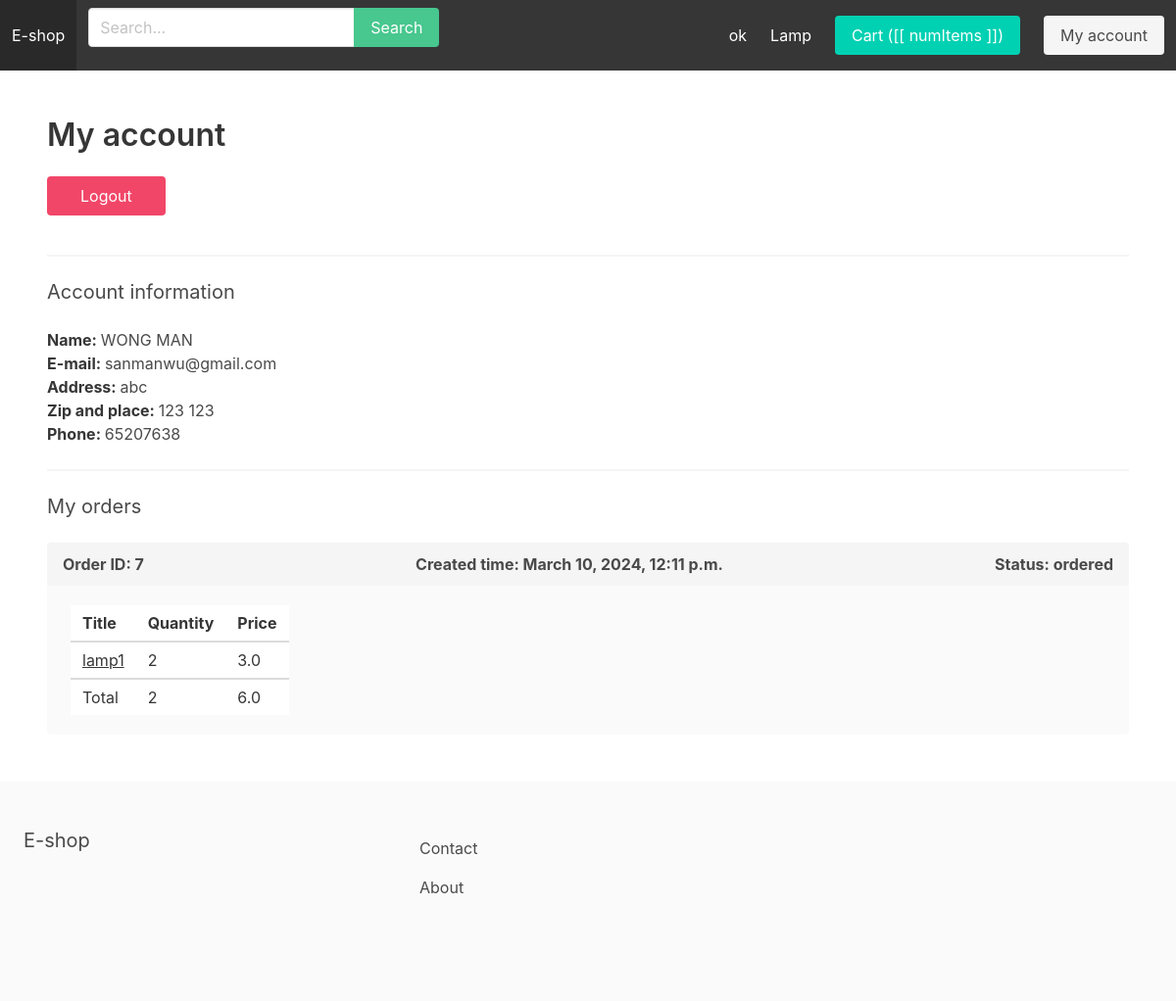
Screenshot of /myaccount/ (signed in) with the database file from the repository.
### apps/store/models.py (models this page shows, shortened)
class Category(models.Model):
    title = models.CharField(max_length=255)
    slug = models.SlugField(max_length=255)
    ordering = models.IntegerField(default=0)
    class Meta:
        verbose_name_plural = 'Categories'
        ordering = ('ordering',)

class Product(models.Model):
    category = models.ForeignKey(Category, related_name='products', on_delete=models.CASCADE)
    title = models.CharField(max_length=255)
    slug = models.SlugField(max_length=255)
    description = models.TextField(blank=True, null=True)
    price = models.FloatField()
    num_available = models.IntegerField(default=1)
    num_visits = models.IntegerField(default=0)
    last_visit = models.DateTimeField(blank=True, null=True)
    image = models.ImageField(upload_to='uploads/', blank=True, null=True)
    thumbnail = models.ImageField(upload_to='uploads/', blank=True, null=True)
    date_added = models.DateTimeField(auto_now_add=True)
    class Meta:
        ordering = ('-date_added',)
    """def save(self, *args, **kwargs):
        self.thumbnail = self.make_thumbnail(self.image)

        super().save(*args, **kwargs)"""

### apps/userprofile/models.py (models this page shows, shortened)
class Userprofile(models.Model):
    user = models.OneToOneField(User, related_name='userprofile', on_delete=models.CASCADE)
    address = models.CharField(max_length=255, blank=True, null=True)
    zipcode = models.CharField(max_length=255, blank=True, null=True)
    place = models.CharField(max_length=255, blank=True, null=True)
    phone = models.CharField(max_length=255, blank=True, null=True)

### apps/order/models.py (models this page shows, shortened)
class Order(models.Model):
    ORDERED = 'ordered'
    SHIPPED = 'shipped'
    ARRIVED = 'arrived'
    STATUS_CHOICES = (
        (ORDERED, 'Ordered'),
        (SHIPPED, 'Shipped'),
        (ARRIVED, 'Arrived')
    )
    user = models.ForeignKey(User, related_name='orders', on_delete=models.SET_NULL, blank=True, null=True)
    first_name = models.CharField(max_length=100)
    last_name = models.CharField(max_length=100)
    email = models.CharField(max_length=100)
    address = models.CharField(max_length=100)
    zipcode = models.CharField(max_length=100)
    place = models.CharField(max_length=100)
    phone = models.CharField(max_length=100)
    created_at = models.DateTimeField(auto_now_add=True)
    paid = models.BooleanField(default=False)
    paid_amount = models.FloatField(blank=True, null=True)
    payment_intent = models.CharField(max_length=255)
    shipped_date = models.DateTimeField(blank=True, null=True)
    status = models.CharField(max_length=20, choices=STATUS_CHOICES, default=ORDERED)
    def get_total_quantity(self):
        return sum(int(item.quantity) for item in self.items.all())

class OrderItem(models.Model):
    order = models.ForeignKey(Order, related_name='items', on_delete=models.CASCADE)
    product = models.ForeignKey(Product, related_name='items', on_delete=models.DO_NOTHING)
    price = models.FloatField()
    quantity = models.IntegerField(default=1)

### apps/userprofile/views.py (the view)
# urls.py: path('myaccount/', myaccount, name='myaccount'),
@login_required
def myaccount(request):
    return render(request, 'myaccount.html')

### apps/cart/cart.py (called while the page is built)
    def __iter__(self):
        product_ids = self.cart.keys()
        product_clean_ids = []
        for p in product_ids:
            product_clean_ids.append(p)
            self.cart[str(p)]['product'] = Product.objects.get(pk=p)
        for item in self.cart.values():
            item['total_price'] = float(item['price']) * int(item['quantity'])
            yield item

    def get_total_length(self):
        return sum(int(item['quantity']) for item in self.cart.values())

    def get_total_cost(self):
        return sum(float(item['total_price']) for item in self)

### apps/cart/context_processors.py (called while the page is built)
def cart(request):
    return {'cart': Cart(request)}

### apps/store/context_processors.py (called while the page is built)
def menu_categories(request):
    categories = Category.objects.all()
    return {'menu_categories': categories}

### apps/userprofile/templates/myaccount.html (shortened to what this page needs)
{% extends 'base.html' %}
{% block content %}
    <h1 class="title">My account</h1>
    <form action="{% url 'logout' %}" method="post" class="button is-danger">
        <button type="submit" class="button is-danger">Logout</button>
    </form>
    <hr>
    <h2 class="subtitle">Account information</h2>
    <p><strong>Name: </strong>{{ request.user.get_full_name }}</p>
    <p><strong>E-mail: </strong>{{ request.user.email }}</p>
    <p><strong>Address: </strong>{{ request.user.userprofile.address }}</p>
    <p><strong>Zip and place: </strong>{{ request.user.userprofile.zipcode }} {{ request.user.userprofile.place }}</p>
    <p><strong>Phone: </strong>{{ request.user.userprofile.phone }}</p>
    <hr>
    <h2 class="subtitle">My orders</h2>
    {% for order in request.user.orders.all|dictsortreversed:"created_at" %}
        <article class="message is-light">
            <div class="message-header">
                <p>Order ID: {{ order.id }}</p>
                <p>Created time: {{ order.created_at }}</p>
                <p><strong>Status: </strong>{{ order.status }}</p>
            </div>
            <div class="message-body">
                <table class="table"> {% comment %}本来table后面还有 is-striped is-fullwidth{% endcomment %}
                    <thead>
                        <tr>
                            <th>Title</th>
                            <th>Quantity</th>
                            <th>Price</th>
                        </tr>
                    </thead>
                    <tbody>
                        {% for item in order.items.all %}
                            <tr>
                                <td><a href="{{ item.product.title }}">
                                        {{ item.product.title }}
                                    </a></td>
                                <td>{{ item.quantity }}</td>
                                <td>{{ item.price }}</td>
                            </tr>
                        {% endfor %}
                    </tbody>
                    <tfoot>
                        <tr>
                            <td>Total</td>
                            <td>{{ order.get_total_quantity }}</td>
                            <td>{{ order.paid_amount }}</td>
                        </tr>
                    </tfoot>
                </table>
            </div>
        </article>
    {% empty %}
        <p>You don't have any order yet...</p>
    {% endfor %}
{% endblock %}

### apps/core/templates/base.html (shortened to what this page needs)
{% load static %}
<html>
	<head>
		<link rel="stylesheet" href="https://cdn.jsdelivr.net/npm/bulma@0.9.0/css/bulma.min.css">
		<link rel="stylesheet" href="{% static 'main.css' %}">
	</head>
	<body>
		<nav class="navbar is-dark" id="navbarapp">
			<div class="navbar-brand">
				<a class="navbar-item" href="{% url 'frontpage' %}">E-shop</a>
			</div>
			<div id="main-navbar" class="navbar-menu" :class="{ 'is-active': menuClass }">
				<div class="navbar-start">
					<div class="navbar-item">
						<form method="get" action="{% url 'search' %}">
							<div class="field has-addons">
								<div class="control">
									<input type="text" class="input" placeholder="Search..." name="query">
								</div>
								<div class="control">
									<button class="button is-success">Search</button>
								</div>
							</div>
						</form>
					</div>
				</div>
				<div class="navbar-end">
					{% for category in menu_categories %}
						{% if not category.children.all %}
                        	<a href="{% url 'category_detail' category.slug %}" class="navbar-item">{{ category.title }}</a>
						{% endif %}
					{% endfor %}
					<div class="navbar-item">
						{% if request.user.is_authenticated %}
							<a href="{% url 'cart' %}" class="button is-primary">Cart ([[ numItems ]])</a>
						{% else %}
							<a href="{% url 'login' %}" class="button is-primary">Cart ([[ numItems ]])</a>
						{% endif %}
					</div>
					{% if request.user.is_authenticated %}
						<div class="navbar-item">
							<a href="{% url 'myaccount' %}" class="button is-light">My account</a>
						</div>
					{% endif %}
				</div>
			</div>
		</nav>
		<section class="section">
			{% block content %}
            {% endblock %}
		</section>
		<footer class="footer">
			<div class="columns">
				<div class="column is-4">
					<h2 class="subtitle">E-shop</h2>
				</div>
				<div class="column is-8">
					<a href="{% url 'contact' %}" class="navbar-item">Contact</a>
					<a href="{% url 'about' %}" class="navbar-item">About</a>
				</div>
			</div>
		</footer>
	</body>
</html>

### rows the page displays
Category: title "ok"
Category: title "Lamp"
Order: id "7", created_at "March 10, 2024, 12:11 p.m.", status "ordered", get_total_quantity "2", paid_amount "6.0"
OrderItem: product "lamp1", quantity "2", price "3.0"

### other values shown
{{ request.user.get_full_name }} "WONG MAN"
{{ request.user.email }} "sanmanwu@gmail.com"
{{ request.user.userprofile.address }} "abc"
{{ request.user.userprofile.zipcode }} "123"
{{ request.user.userprofile.place }} "123"
{{ request.user.userprofile.phone }} "65207638"
